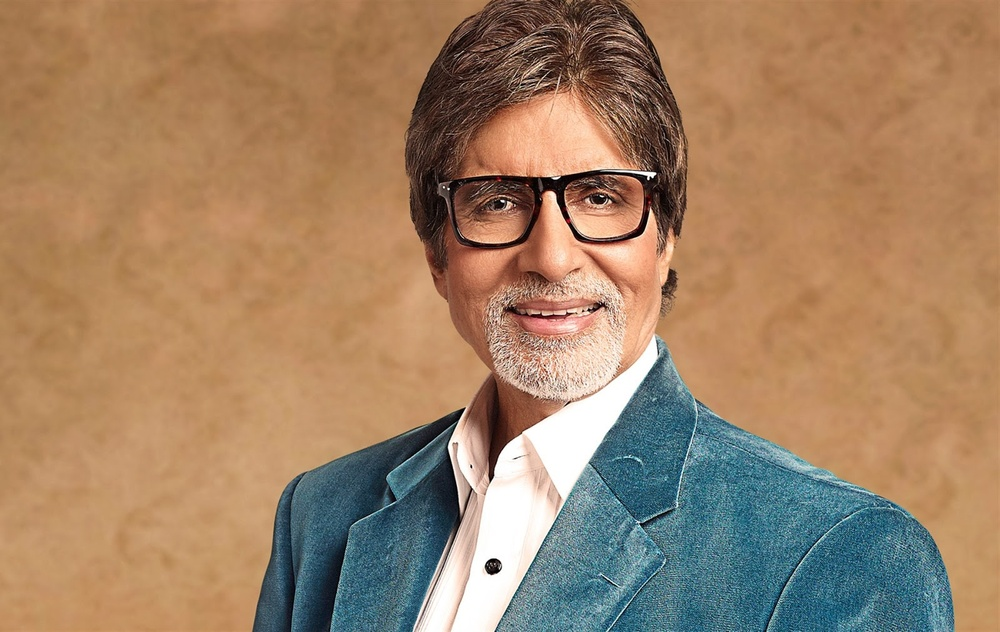
#> input picture practical1/amitab.jfif, 1000 x 632 px, shrunk from 1600 x 1011 before the run
$ jupyter execute face_recognition10jan.ipynb
#> lines starting #> are read from the running program, lines starting #| are printed output that depends on the picture; after the words box and inside, x2 and y2 are one past the last pixel; in counts of white or black regions, pixels touching at a corner belong together
[cell 1]
#face detection

#import opencv library for image processing

import cv2

#import cv2_imshow to display images in google colab
from google.colab.patches import cv2_imshow

#-------------------
#step 1:Load image
#------------------

#Path of teimages file(output this path as needed)

img_path='amitab.jfif'

#read the image from the given path
#OpenCv loads image in BGR Format
img=cv2.imread(img_path)
#> img is the input picture: shape (632, 1000, 3); mean B, G, R 101.8, 130.2, 160.5

#check if the image was loaded successfully
#if the path is wrong and file not found, img will be none

if img is None:
  print(f"Error: Unable to loading image from {img_path}")
  exit()

#-------------------
#step 2:Load Haar Cascade for face detection
#------------------

#load the pretrained Haar cascade xml file for frontal face detection
#cv2.data.Haarcascades gives the default path where OpenCv stores this files

face_cascade= cv2.CascadeClassifier(
    cv2.data.haarcascades + 'haarcascade_frontalface_default.xml'
)

#-------------------
#step 13:Convert image to grayscale
#------------------
#Haar Cascade works on grayscale images, not color images

gray_img=cv2.cvtColor(img,cv2.COLOR_BGR2GRAY)
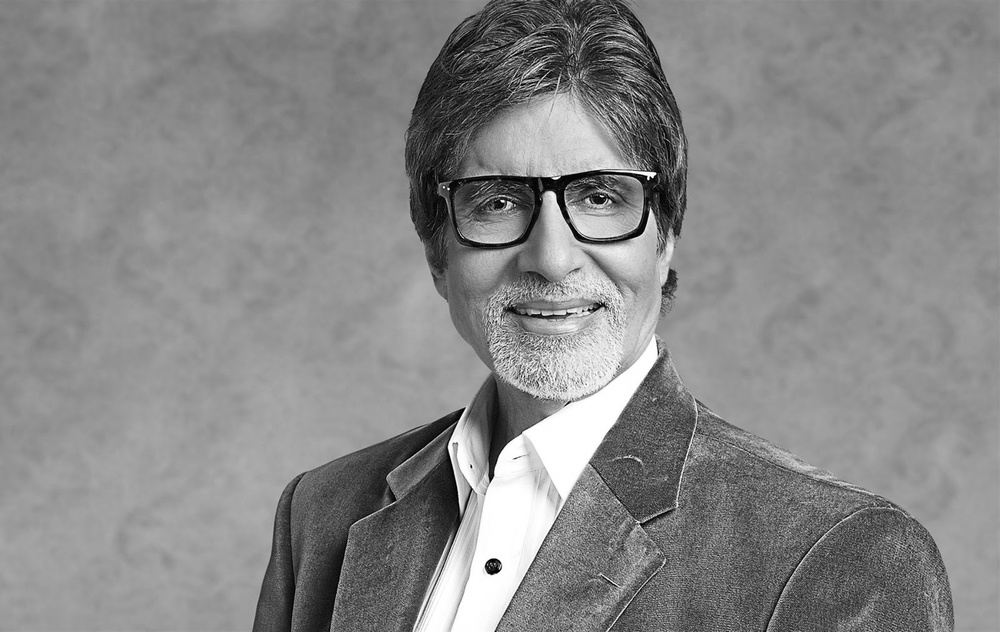
#> gray_img: shape (632, 1000); min 0, max 255, mean 136.1

#-------------------
#step 4:Detect faces in the images
#------------------
#detectMultiscale() detect objects(faces) of different sizes

faces=face_cascade.detectMultiScale(
    gray_img,       #Grayscale image
    scaleFactor=1.1,      #How much the image size is reduced at each scale
    minNeighbors=5,       #Higher value = fewerfalse positive
    minSize=(30,30)       #Minimum size of the object to be detected
)
#> faces = [[408, 91, 279, 279]]

#"faces" contains a list of rectangles:
#(x,y)--> top left corner
#w---> width of the rectangle
#h--> height of the rectangle

#-------------------
#step 5:Draw rectangles around faces
#------------------
#Loop through all detected faces

for(x,y,w,h) in faces:
  #Draw a rectangle around each detected face
  #(255,0,0) --> blue color in BGR format
  #Thickness of the rectangle
  cv2.rectangle(img,(x,y),(x+w,y+h),(255,0,0),2)
#> this loop made 1 pass
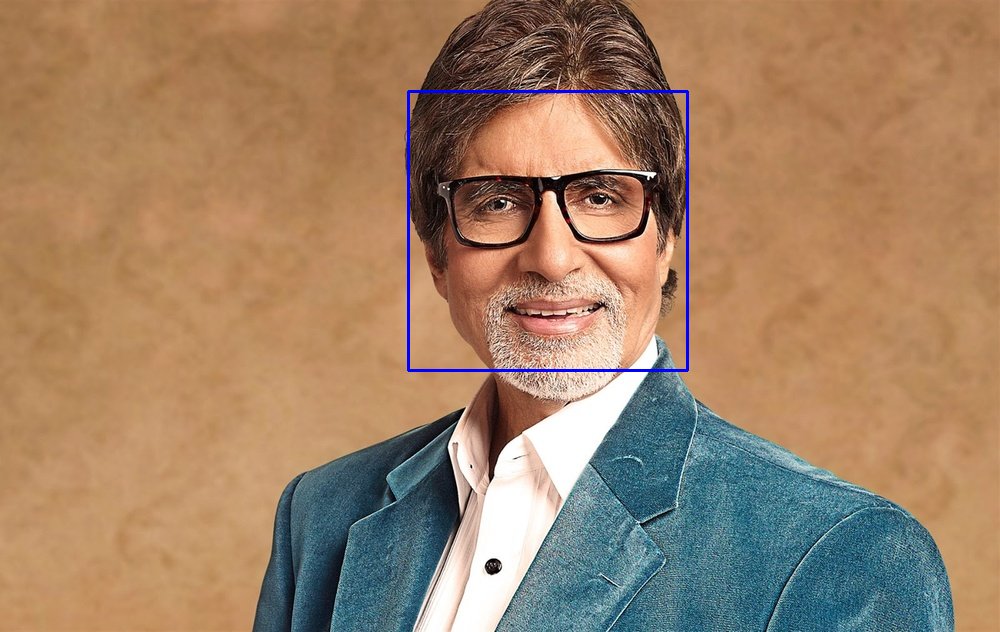
#> img: shape (632, 1000, 3); 0.53% of pixels changed, all inside (x1, y1, x2, y2) = (407, 90, 689, 372)

#-------------------
#step 6:Display the result (colab safe)
#------------------

cv2_imshow(img)


#-------------------
#step 7:save the output image(Optional)
#------------------

cv2.imwrite('detected_faces.jpg',img)
#> Out = True

[cell 2]
#face detection

#import opencv library for image processing

import cv2

#import cv2_imshow to display images in google colab
from google.colab.patches import cv2_imshow

#-------------------
#step 1:Load image
#------------------

#Path of teimages file(output this path as needed)

img_path='vijay.jfif'

#read the image from the given path
#OpenCv loads image in BGR Format
img=cv2.imread(img_path)
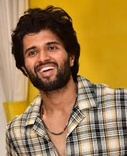
#> input picture practical1/vijay.jfif, 127 x 156 px, shrunk from 203 x 249 before the run
#> img is the input picture: shape (156, 127, 3); mean B, G, R 76, 126.2, 159.9

#check if the image was loaded successfully
#if the path is wrong and file not found, img will be none

if img is None:
  print(f"Error: Unable to loading image from {img_path}")
  exit()

#-------------------
#step 2:Load Haar Cascade for face detection
#------------------

#load the pretrained Haar cascade xml file for frontal face detection
#cv2.data.Haarcascades gives the default path where OpenCv stores this files

face_cascade= cv2.CascadeClassifier(
    cv2.data.haarcascades + 'haarcascade_frontalface_default.xml'
)

#-------------------
#step 13:Convert image to grayscale
#------------------
#Haar Cascade works on grayscale images, not color images

gray_img=cv2.cvtColor(img,cv2.COLOR_BGR2GRAY)
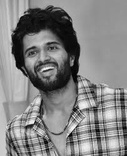
#> gray_img: shape (156, 127); min 1, max 250, mean 130.6

#-------------------
#step 4:Detect faces in the images
#------------------
#detectMultiscale() detect objects(faces) of different sizes

faces=face_cascade.detectMultiScale(
    gray_img,       #Grayscale image
    scaleFactor=1.1,      #How much the image size is reduced at each scale
    minNeighbors=5,       #Higher value = fewerfalse positive
    minSize=(30,30)       #Minimum size of the object to be detected
)
#> faces = [[15, 27, 57, 57]]

#"faces" contains a list of rectangles:
#(x,y)--> top left corner
#w---> width of the rectangle
#h--> height of the rectangle

#-------------------
#step 5:Draw rectangles around faces
#------------------
#Loop through all detected faces

for(x,y,w,h) in faces:
  #Draw a rectangle around each detected face
  #(255,0,0) --> blue color in BGR format
  #Thickness of the rectangle
  cv2.rectangle(img,(x,y),(x+w,y+h),(255,0,0),2)
#> this loop made 1 pass
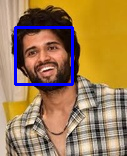
#> img: shape (156, 127, 3); 3.43% of pixels changed, all inside (x1, y1, x2, y2) = (14, 26, 74, 86)

#-------------------
#step 6:Display the result (colab safe)
#------------------

cv2_imshow(img)

#-------------------
#step 7:save the output image(Optional)
#------------------

cv2.imwrite('detected_faces.jpg',img)
#> Out = True

[cell 3]
#face detection

#import opencv library for image processing

import cv2

#import cv2_imshow to display images in google colab
from google.colab.patches import cv2_imshow

#-------------------
#step 1:Load image
#------------------

#Path of teimages file(output this path as needed)

img_path='people.jfif'

#read the image from the given path
#OpenCv loads image in BGR Format
img=cv2.imread(img_path)
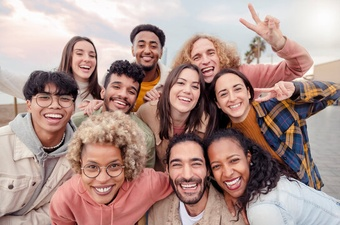
#> input picture practical1/people.jfif, 340 x 225 px, shrunk from 544 x 360 before the run
#> img is the input picture: shape (225, 340, 3); mean B, G, R 141.5, 147.6, 175.4

#check if the image was loaded successfully
#if the path is wrong and file not found, img will be none

if img is None:
  print(f"Error: Unable to loading image from {img_path}")
  exit()

#-------------------
#step 2:Load Haar Cascade for face detection
#------------------

#load the pretrained Haar cascade xml file for frontal face detection
#cv2.data.Haarcascades gives the default path where OpenCv stores this files

face_cascade= cv2.CascadeClassifier(
    cv2.data.haarcascades + 'haarcascade_frontalface_default.xml'
)

#-------------------
#step 13:Convert image to grayscale
#------------------
#Haar Cascade works on grayscale images, not color images

gray_img=cv2.cvtColor(img,cv2.COLOR_BGR2GRAY)
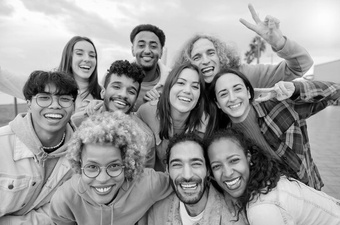
#> gray_img: shape (225, 340); min 0, max 254, mean 155.2

#-------------------
#step 4:Detect faces in the images
#------------------
#detectMultiscale() detect objects(faces) of different sizes

faces=face_cascade.detectMultiScale(
    gray_img,       #Grayscale image
    scaleFactor=1.1,      #How much the image size is reduced at each scale
    minNeighbors=5,       #Higher value = fewerfalse positive
    minSize=(30,30)       #Minimum size of the object to be detected
)
#> faces = [[129, 30, 37, 37], [67, 40, 36, 36], [168, 71, 38, 38], [211, 74, 41, 41], [25, 75, 55, 55], [2, 143, 46, 46], [202, 142, 51, 51], [161, 142, 54, 54], [73, 144, 59, 59]]

#"faces" contains a list of rectangles:
#(x,y)--> top left corner
#w---> width of the rectangle
#h--> height of the rectangle

#-------------------
#step 5:Draw rectangles around faces
#------------------
#Loop through all detected faces

for(x,y,w,h) in faces:
  #Draw a rectangle around each detected face
  #(255,0,0) --> blue color in BGR format
  #Thickness of the rectangle
  cv2.rectangle(img,(x,y),(x+w,y+h),(255,0,0),2)
#> this loop made 9 passes
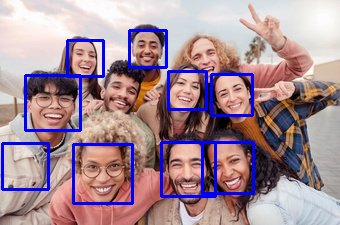
#> img: shape (225, 340, 3); 6.37% of pixels changed, all inside (x1, y1, x2, y2) = (1, 29, 255, 205)

#-------------------
#step 6:Display the result (colab safe)
#------------------

cv2_imshow(img)

#-------------------
#step 7:save the output image(Optional)
#------------------

cv2.imwrite('detected_faces.jpg',img)
#> Out = True
